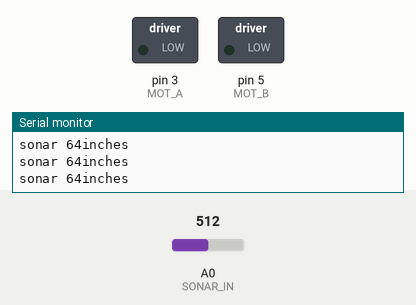
Recording of a sketch running on a simulated Arduino Uno, built with avr-gcc and run on an emulated ATmega328P. On the bench: switched loads named in the sketch (green lamp = pin HIGH), the last lines printed to the serial monitor. Inputs (shaded band) come from the test bench; at power-on: A0 (SONAR_IN) = 512.

Above: at 1.2 s.
1.3 s: A0 (SONAR_IN) set to 177
2.8 s: A0 (SONAR_IN) set to 148
At 5.7 s:
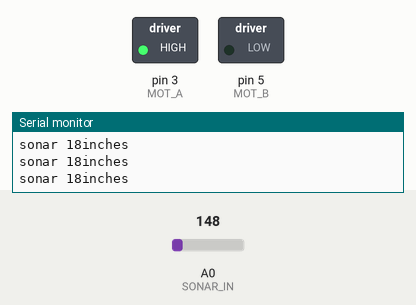
5.8 s: A0 (SONAR_IN) set to 306
At 6.6 s:
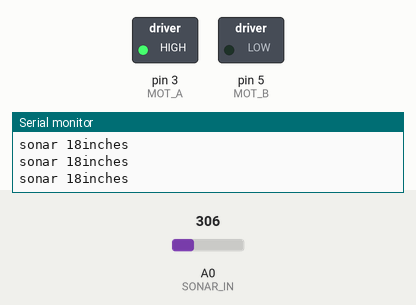
7.3 s: A0 (SONAR_IN) set to 122
At 7.9 s:
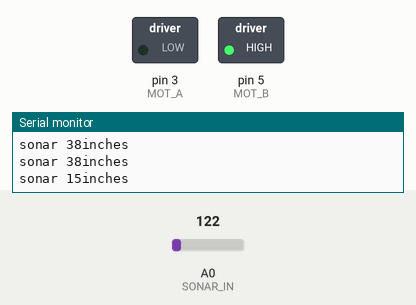
Timing chart, 0 to 11.3 s (numbered marks = the images above; inputs shaded):
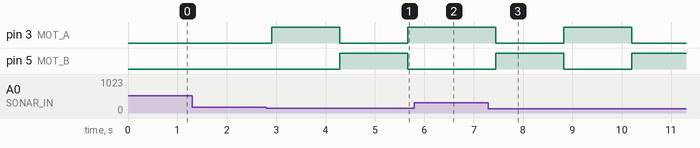

Measured:
- the behaviour switches between 160 and 159 on A0 (SONAR_IN) (found by bisection; images 0 and 1)
- after the input at 2.8 s, pin 3 (MOT_A): LOW → HIGH after 0.11 s, → LOW 1.4 s later, → HIGH 1.4 s later; pin 5 (MOT_B): LOW → HIGH after 1.5 s, → LOW 1.4 s later
- after the input at 5.8 s, pin 3 (MOT_A): stays HIGH (without the input it goes to LOW after 1.2 s); pin 5 (MOT_B): stays LOW (without the input it goes to HIGH after 1.2 s)
- after the input at 7.3 s, pin 3 (MOT_A): HIGH → LOW after 0.15 s, → HIGH 1.4 s later, → LOW 1.4 s later; pin 5 (MOT_B): LOW → HIGH after 0.15 s, → LOW 1.4 s later, → HIGH 1.4 s later

The sketch:

arduino-code.ino
```cpp
#define SONAR_IN A0

#define MOT_A 3
#define MOT_B 5

long inches; // sonar

int motor_from = 0;
int motor_to = 255;

const int motor_from_range = 0;
const int motor_to_range = 255;

void setup()
{
  // put your setup code here, to run once:
  Serial.begin(9600);
  analogReference(INTERNAL);

  pinMode(SONAR_IN, INPUT);

  pinMode(MOT_A, OUTPUT);
  pinMode(MOT_B, OUTPUT);
}

void loop()
{
  inches = analogRead(SONAR_IN) / 8;

  Serial.print("sonar ");
  Serial.print(inches);
  Serial.println("inches ");

  delay(100);

  if (inches < 20)
  {
    if (motor_from == motor_from_range)
    {
      for(int i = motor_from_range; i < motor_to_range; i++)
      {
        digitalWrite(MOT_A, motor_to_range);
        digitalWrite(MOT_B, motor_from_range);
        delay(5);
      }


    }
    else if (motor_from == motor_to_range)
    {
      for(int i = motor_from_range; i < motor_to_range; i++)
      {
        digitalWrite(MOT_A, motor_from_range);
        digitalWrite(MOT_B, motor_to_range);
        delay(5);
      }

    }
    int temp = motor_from;
    motor_from = motor_to;
    motor_to = temp;
  }
}
```
